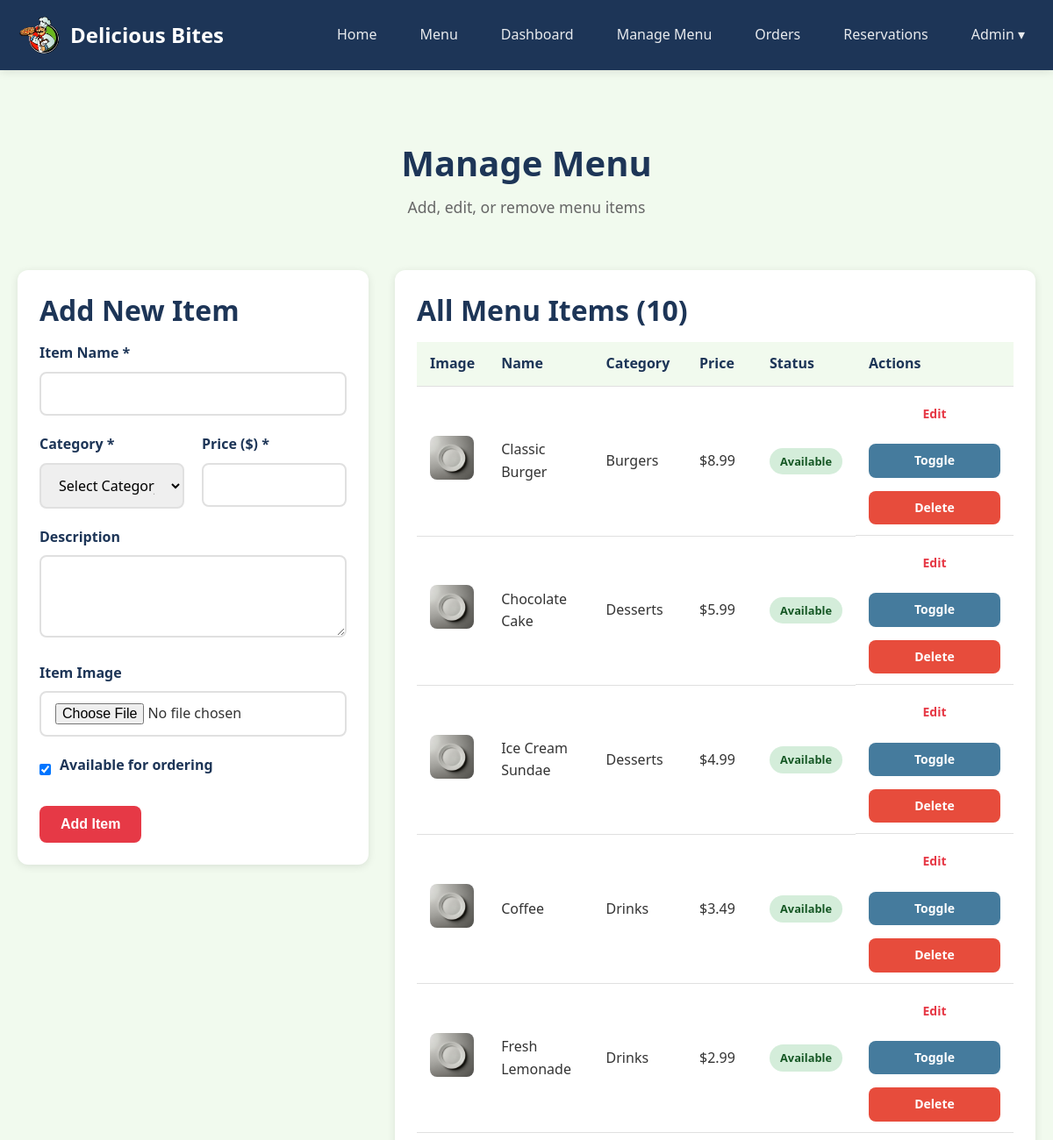
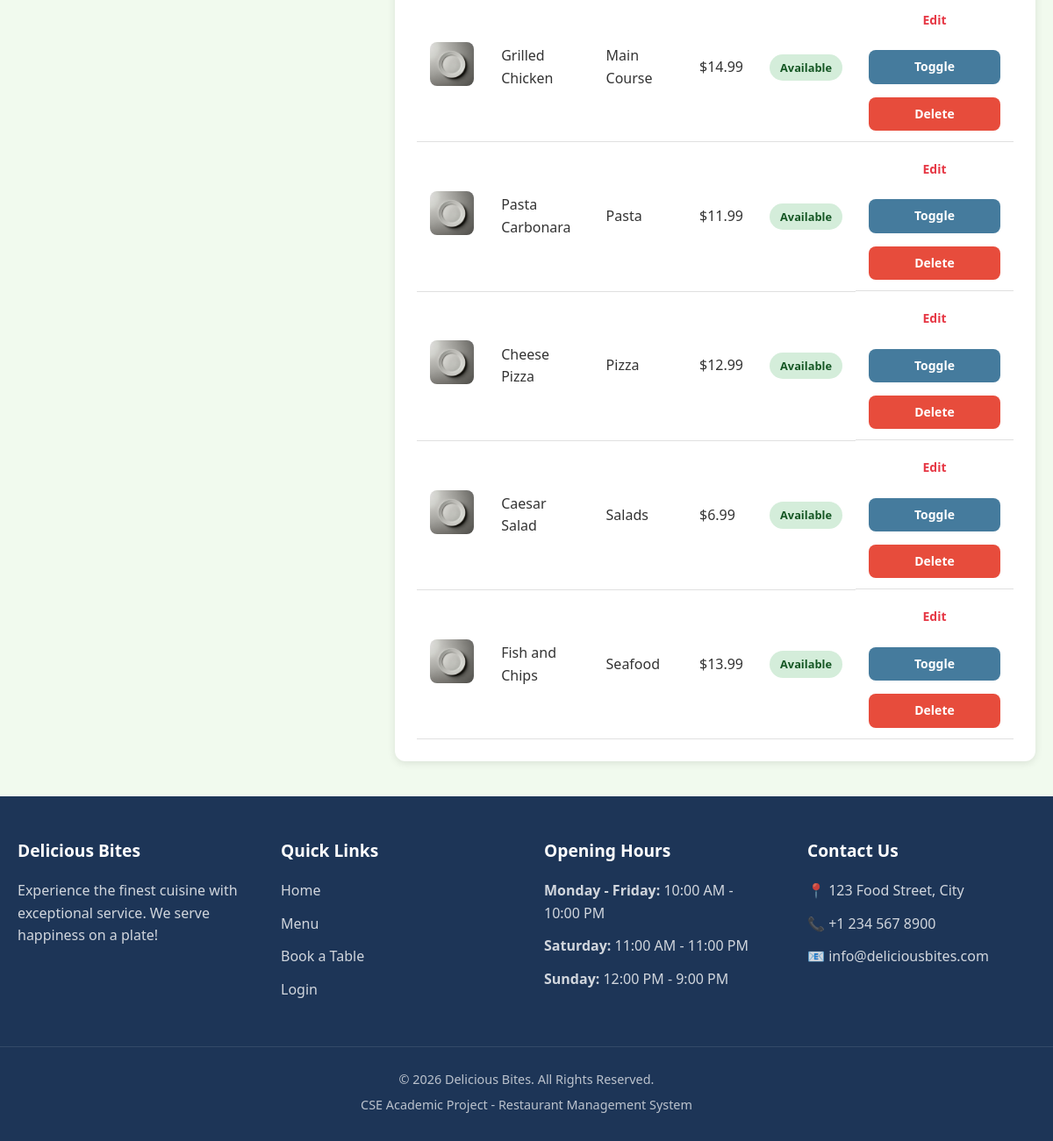
Page /admin/manage_menu.php (signed in) on the committed database (2 pictures, top to bottom).
### tables this page shows
CREATE TABLE menu_items (
    item_id INT AUTO_INCREMENT PRIMARY KEY,
    item_name VARCHAR(100),
    category VARCHAR(50),
    description TEXT,
    price DECIMAL(10,2),
    image VARCHAR(255) DEFAULT 'default.jpg',
    is_available TINYINT(1) DEFAULT 1,
    created_at TIMESTAMP DEFAULT CURRENT_TIMESTAMP
);

### admin/manage_menu.php (the view, shortened to what this page needs)
<?php
require_once '../config/db.php';
$edit_item = null;
$menu_query = "SELECT * FROM menu_items ORDER BY category, item_name";
$menu_result = mysqli_query($conn, $menu_query);
?>
<!DOCTYPE html>
<html lang="en">
<head>
    <link rel="stylesheet" href="../assets/css/style.css">
</head>
<body>
    <?php include '../includes/navbar.php'; ?>
    <main class="admin-page">
        <div class="container">
            <div class="page-header">
                <h1>Manage Menu</h1>
                <p>Add, edit, or remove menu items</p>
            </div>
            <div class="admin-content">
                <div class="admin-form-section">
                    <h2><?php echo $edit_item ? 'Edit Menu Item' : 'Add New Item'; ?></h2>
                    <form action="manage_menu.php" method="POST" enctype="multipart/form-data" class="admin-form">
                        <div class="form-group">
                            <label for="item_name">Item Name *</label>
                            <input type="text"
                                   id="item_name"
                                   name="item_name"
                                   value="<?php echo $edit_item ? $edit_item['item_name'] : ''; ?>"
                                   required>
                        </div>
                        <div class="form-row">
                            <div class="form-group">
                                <label for="category">Category *</label>
                                <select id="category" name="category" required>
                                    <option value="">Select Category</option>
                                </select>
                            </div>
                            <div class="form-group">
                                <label for="price">Price ($) *</label>
                                <input type="number"
                                       id="price"
                                       name="price"
                                       step="0.01"
                                       min="0"
                                       value="<?php echo $edit_item ? $edit_item['price'] : ''; ?>"
                                       required>
                            </div>
                        </div>
                        <div class="form-group">
                            <label for="description">Description</label>
                            <textarea id="description"
                                      name="description"
                                      rows="3"><?php echo $edit_item ? $edit_item['description'] : ''; ?></textarea>
                        </div>
                        <div class="form-group">
                            <label for="image">Item Image</label>
                            <input type="file" id="image" name="image" accept="image/*">
                        </div>
                        <div class="form-group checkbox-group">
                            <input type="checkbox"
                                   id="is_available"
                                   name="is_available"
                                   <?php echo (!$edit_item || $edit_item['is_available']) ? 'checked' : ''; ?>>
                            <label for="is_available">Available for ordering</label>
                        </div>
                        <div class="form-actions">
                            <button type="submit" class="btn btn-primary">
                                <?php echo $edit_item ? 'Update Item' : 'Add Item'; ?>
                            </button>
                        </div>
                    </form>
                </div>
                <div class="admin-list-section">
                    <h2>All Menu Items (<?php echo mysqli_num_rows($menu_result); ?>)</h2>
                    <table class="data-table">
                        <thead>
                            <tr>
                                <th>Image</th>
                                <th>Name</th>
                                <th>Category</th>
                                <th>Price</th>
                                <th>Status</th>
                                <th>Actions</th>
                            </tr>
                        </thead>
                        <tbody>
                            <?php while ($item = mysqli_fetch_assoc($menu_result)): ?>
                                <tr>
                                    <td>
                                        <img src="../assets/images/<?php echo $item['image']; ?>"
                                             alt="<?php echo $item['item_name']; ?>"
                                             class="table-image"
                                             onerror="this.src='../assets/images/default.jpg'">
                                    </td>
                                    <td><?php echo $item['item_name']; ?></td>
                                    <td><?php echo $item['category']; ?></td>
                                    <td>$<?php echo number_format($item['price'], 2); ?></td>
                                    <td>
                                        <span class="status-badge status-<?php echo $item['is_available'] ? 'approved' : 'rejected'; ?>">
                                            <?php echo $item['is_available'] ? 'Available' : 'Unavailable'; ?>
                                        </span>
                                    </td>
                                    <td class="action-buttons">
                                        <a href="manage_menu.php?action=edit&id=<?php echo $item['item_id']; ?>"
                                           class="btn btn-small">Edit</a>
                                        <a href="manage_menu.php?action=toggle&id=<?php echo $item['item_id']; ?>"
                                           class="btn btn-small btn-secondary">Toggle</a>
                                        <a href="manage_menu.php?action=delete&id=<?php echo $item['item_id']; ?>"
                                           class="btn btn-small btn-danger"
                                           onclick="return confirm('Are you sure you want to delete this item?')">Delete</a>
                                    </td>
                                </tr>
                            <?php endwhile; ?>
                        </tbody>
                    </table>
                </div>
            </div>
        </div>
    </main>
    <?php include '../includes/footer.php'; ?>
</body>
</html>

### assets/css/style.css (style rules this page uses)
:root { --primary-color: #e63946; --primary-dark: #c5303c; --secondary-color: #1d3557; --secondary-light: #457b9d; --accent-color: #f1faee; --background-color: #ffffff; --text-color: #333333; --text-light: #666666; --border-color: #e0e0e0; --success-color: #2ecc71; --warning-color: #f39c12; --danger-color: #e74c3c; --shadow: 0 2px 10px rgba(0, 0, 0, 0.1); --shadow-lg: 0 5px 20px rgba(0, 0, 0, 0.15); --radius: 8px; --radius-lg: 12px; }
* { margin: 0; padding: 0; box-sizing: border-box; }
html { scroll-behavior: smooth; }
body { font-family: 'Segoe UI', Tahoma, Geneva, Verdana, sans-serif; font-size: 16px; line-height: 1.6; color: var(--text-color); background-color: var(--background-color); min-height: 100vh; display: flex; flex-direction: column; }
main { flex: 1; }
a { color: var(--primary-color); text-decoration: none; transition: color 0.3s ease; }
img { max-width: 100%; height: auto; }
h1, h2, h3, h4, h5, h6 { color: var(--secondary-color); margin-bottom: 0.5em; line-height: 1.3; }
h1 { font-size: 2.5rem; }
h2 { font-size: 2rem; }
p { margin-bottom: 1em; color: var(--text-light); }
.container { max-width: 1200px; margin: 0 auto; padding: 0 20px; }
.btn { display: inline-block; padding: 12px 24px; font-size: 1rem; font-weight: 600; text-align: center; border: none; border-radius: var(--radius); cursor: pointer; transition: all 0.3s ease; }
.btn-primary { background-color: var(--primary-color); color: white; }
.btn-secondary { background-color: var(--secondary-light); color: white; }
.btn-danger { background-color: var(--danger-color); color: white; }
.btn-small { padding: 8px 16px; font-size: 0.875rem; }
.page-header { text-align: center; padding: 40px 0; }
.page-header h1 { margin-bottom: 10px; }
.page-header p { color: var(--text-light); font-size: 1.1rem; }
.form-group { margin-bottom: 20px; }
.form-group label { display: block; margin-bottom: 8px; font-weight: 600; color: var(--secondary-color); }
.form-group input, .form-group select, .form-group textarea { width: 100%; padding: 12px 16px; border: 2px solid var(--border-color); border-radius: var(--radius); font-size: 1rem; font-family: inherit; transition: border-color 0.3s ease; }
.form-row { display: grid; grid-template-columns: 1fr 1fr; gap: 20px; }
.checkbox-group { display: flex; align-items: center; gap: 10px; }
.checkbox-group input[type="checkbox"] { width: auto; }
.form-actions { display: flex; gap: 10px; margin-top: 25px; }
.action-buttons { display: grid; grid-template-columns: repeat(auto-fit, minmax(150px, 1fr)); gap: 15px; }
.data-table { width: 100%; border-collapse: collapse; }
.data-table th, .data-table td { padding: 12px 15px; text-align: left; border-bottom: 1px solid var(--border-color); }
.data-table th { background-color: var(--accent-color); font-weight: 600; color: var(--secondary-color); }
.table-image { width: 50px; height: 50px; object-fit: cover; border-radius: var(--radius); }
.status-badge { display: inline-block; padding: 5px 12px; border-radius: 20px; font-size: 0.8rem; font-weight: 600; }
.status-delivered, .status-approved { background-color: #d4edda; color: #155724; }
.admin-page { padding: 40px 0; background-color: var(--accent-color); min-height: calc(100vh - 200px); }
.admin-content { display: grid; grid-template-columns: 400px 1fr; gap: 30px; align-items: start; }
.admin-form-section, .admin-list-section { background-color: white; padding: 25px; border-radius: var(--radius-lg); box-shadow: var(--shadow); }
.admin-list-section { overflow-x: auto; }

### rows in the picture
menu_items: item_name "Classic Burger", category "Burgers", price "8.99", is_available "Available"
menu_items: item_name "Chocolate Cake", category "Desserts", price "5.99", is_available "Available"
menu_items: item_name "Ice Cream Sundae", category "Desserts", price "4.99", is_available "Available"
menu_items: item_name "Coffee", category "Drinks", price "3.49", is_available "Available"
menu_items: item_name "Fresh Lemonade", category "Drinks", price "2.99", is_available "Available"
menu_items: item_name "Grilled Chicken", category "Main Course", price "14.99", is_available "Available"
menu_items: item_name "Pasta Carbonara", category "Pasta", price "11.99", is_available "Available"
menu_items: item_name "Cheese Pizza", category "Pizza", price "12.99", is_available "Available"
menu_items: item_name "Caesar Salad", category "Salads", price "6.99", is_available "Available"
menu_items: item_name "Fish and Chips", category "Seafood", price "13.99", is_available "Available"

### other values in the picture
$_SESSION['full_name'] "Admin"
mysqli_num_rows($menu_result) "10"
